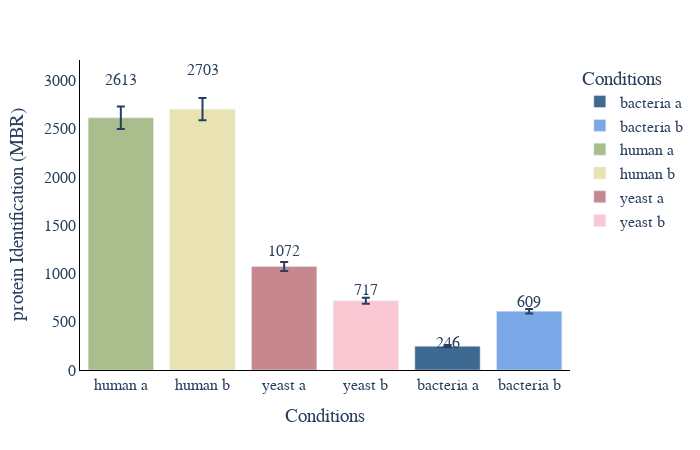

Notebook source saved alongside this figure:
### Code cell
display(data_obj["run_metadata"])
print(saved_settings)
#ID plot(protein and peptides)
plot_options={
            "mean label": "True",
            "error bar": "ci95", #None, stdev, or ci95
            "X Title": "Conditions",
            "Y Title": "protein Identification (MBR)",
            "color": ["#3E6990", "#7aa8e6","#AABD8C", "#E9E3B4", "#C6878F", "#fac8d3","#F39B6D",  "pink",
                  "orange", "brown", "pink", "gray", "olive", "cyan", "black","red",
                  "yellow","green","blue","indigo","violet"],
            "width": 700,
            "height": 450,
            "font": dict(size=16, family="Arial black"),
            "ID mode": "total",#grouped, total, MS2, grouped_stacked, stacked
            "Group By X": "Organism", #ID_Mode does MS2 vs MBR
            "Group By Color": "Amount",#ID_Mode does MS2 vs MBR
            "Group By Stack": "ID_Mode",#ID_Mode does MS2 vs MBR
        }
plot_options["plot_type"] = "1" # 1 is protein, 2 is peptide
figure ,_ ,_ =plotter.ID_plots(data_obj, plot_options, saved_settings)
figure.show()

### Figure 1 — Plotly figure (JSON) as saved in the notebook; plotly's stock layout.template omitted (floating-point values rounded to 4 significant figures)
{"data": [{"alignmentgroup": "True", "error_y": {"array": [11.21]}, "hovertemplate": "Conditions=%{x}<br>IDs=%{y}<extra></extra>", "legendgroup": "bacteria a", "marker": {"color": "#3E6990", "pattern": {"shape": ""}}, "name": "bacteria a", "offsetgroup": "bacteria a", "orientation": "v", "showlegend": true, "textposition": "auto", "type": "bar", "x": ["bacteria a"], "xaxis": "x", "y": [246.5], "yaxis": "y"}, {"alignmentgroup": "True", "error_y": {"array": [22.59]}, "hovertemplate": "Conditions=%{x}<br>IDs=%{y}<extra></extra>", "legendgroup": "bacteria b", "marker": {"color": "#7aa8e6", "pattern": {"shape": ""}}, "name": "bacteria b", "offsetgroup": "bacteria b", "orientation": "v", "showlegend": true, "textposition": "auto", "type": "bar", "x": ["bacteria b"], "xaxis": "x", "y": [609.3], "yaxis": "y"}, {"alignmentgroup": "True", "error_y": {"array": [116.6]}, "hovertemplate": "Conditions=%{x}<br>IDs=%{y}<extra></extra>", "legendgroup": "human a", "marker": {"color": "#AABD8C", "pattern": {"shape": ""}}, "name": "human a", "offsetgroup": "human a", "orientation": "v", "showlegend": true, "textposition": "auto", "type": "bar", "x": ["human a"], "xaxis": "x", "y": [2613.0], "yaxis": "y"}, {"alignmentgroup": "True", "error_y": {"array": [115.7]}, "hovertemplate": "Conditions=%{x}<br>IDs=%{y}<extra></extra>", "legendgroup": "human b", "marker": {"color": "#E9E3B4", "pattern": {"shape": ""}}, "name": "human b", "offsetgroup": "human b", "orientation": "v", "showlegend": true, "textposition": "auto", "type": "bar", "x": ["human b"], "xaxis": "x", "y": [2703.0], "yaxis": "y"}, {"alignmentgroup": "True", "error_y": {"array": [45.49]}, "hovertemplate": "Conditions=%{x}<br>IDs=%{y}<extra></extra>", "legendgroup": "yeast a", "marker": {"color": "#C6878F", "pattern": {"shape": ""}}, "name": "yeast a", "offsetgroup": "yeast a", "orientation": "v", "showlegend": true, "textposition": "auto", "type": "bar", "x": ["yeast a"], "xaxis": "x", "y": [1072.0], "yaxis": "y"}, {"alignmentgroup": "True", "error_y": {"array": [31.64]}, "hovertemplate": "Conditions=%{x}<br>IDs=%{y}<extra></extra>", "legendgroup": "yeast b", "marker": {"color": "#fac8d3", "pattern": {"shape": ""}}, "name": "yeast b", "offsetgroup": "yeast b", "orientation": "v", "showlegend": true, "textposition": "auto", "type": "bar", "x": ["yeast b"], "xaxis": "x", "y": [717.2], "yaxis": "y"}], "layout": {"annotations": [{"showarrow": false, "text": "246", "x": "bacteria a", "y": 283.5}, {"showarrow": false, "text": "609", "x": "bacteria b", "y": 700.6}, {"showarrow": false, "text": "2613", "x": "human a", "y": 3005.0}, {"showarrow": false, "text": "2703", "x": "human b", "y": 3109.0}, {"showarrow": false, "text": "1072", "x": "yeast a", "y": 1233.0}, {"showarrow": false, "text": "717", "x": "yeast b", "y": 824.8}], "barmode": "relative", "font": {"family": "Arial black", "size": 16}, "height": 450, "legend": {"title": {"text": "Conditions"}, "tracegroupgap": 0}, "margin": {"t": 60}, "paper_bgcolor": "rgba(255, 255, 255, 255)", "plot_bgcolor": "rgba(255, 255, 255, 255)", "width": 700, "xaxis": {"anchor": "y", "categoryarray": ["human a", "human b", "yeast a", "yeast b", "bacteria a", "bacteria b", "human a5", "human b5", "yeast a5", "yeast b5", "bacteria a5", "bacteria b5"], "categoryorder": "array", "domain": [0, 1], "linecolor": "black", "linewidth": 1, "showline": true, "title": {"text": "Conditions"}}, "yaxis": {"anchor": "x", "domain": [0, 1], "linecolor": "black", "linewidth": 1, "showline": true, "title": {"text": "protein Identification (MBR)"}}}}
